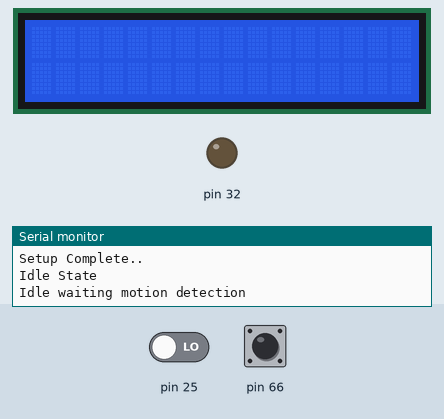
This program was run on a simulated Arduino Mega 2560, built with avr-gcc and run on an emulated ATmega2560. On the bench: 16×2 character LCD, output pins drawn as LEDs (lit = HIGH), the last lines printed to the serial monitor. The inputs (shaded band) are chosen by the test bench; at power-on: pin 25 LOW, pin 66 LOW. EEPROM starts erased; the audio player accepts every command and is not drawn.

Above: at 1.2 s.
1.3 s: pin 25 driven HIGH
2.8 s: pin 66 driven HIGH
4.3 s: pin 66 pulsed LOW 2 times (0.12 s each, 0.3 s apart)
At 5.0 s:
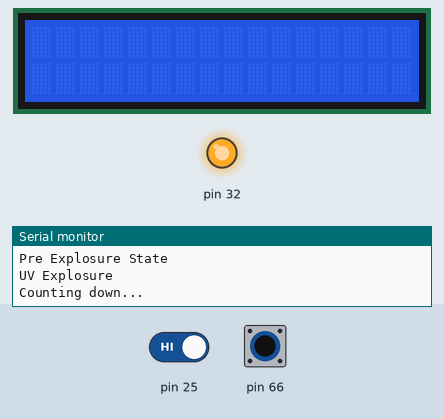
Timing chart, 0 to 10.9 s (numbered marks = the images above; inputs shaded):
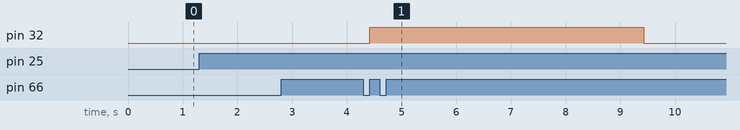

The program:

main.cpp
```cpp
#include <Arduino.h>
#include <DFPlayer_Mini_Mp3.h>
#include <LiquidCrystal.h>
#include <SoftwareSerial.h>
#include <UVLight.h>
#include <SoundMan.h>
#include <FlowState.h>

SoftwareSerial serialSW(34, 35);
LiquidCrystal lcd(26, 27, 28, 29, 30, 31);

SoundMan Sound;
UVLight UVControl;
FlowState State;

void setup() {
  Serial.begin(9600);
  Serial.println("Setup Start...");
  lcd.begin(16,2);
  Sound.init(&serialSW, 9600, 20, 66);
  UVControl.init(32, false);
  State.init(&lcd, 200, &Sound, &UVControl, 5000, 25);
  Serial.println("Setup Complete..");
}

void loop() {
  State.handler();
  UVControl.handler();
}
```

Measured:
- after the input at 4.3 s, pin 32: LOW → HIGH after 0.12 s, → LOW 5.0 s later
